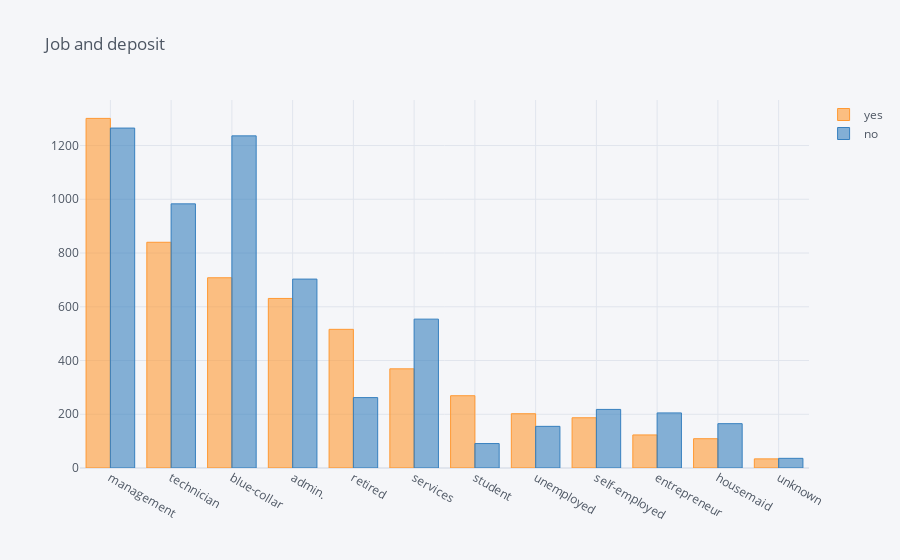

The notebook cell this image was saved under:
### Markdown cell above
Dans le diagramme, nous constatons que les comptes pour les valeurs 'yes' et 'no' de 'deposit' sont proches, ce qui nous permet d'utiliser la précision comme métrique pour un modèle qui prédit le résultat de la campagne.

Voyons comment la valeur de la colonne 'deposit' varie en fonction des valeurs des autres colonnes catégorielles :

### Code cell
#job and deposit
j_df = pd.DataFrame()

j_df['yes'] = data[data['deposit'] == 'yes']['job'].value_counts()
j_df['no'] = data[data['deposit'] == 'no']['job'].value_counts()

j_df.iplot(kind = 'bar', title = 'Job and deposit')

### Figure 1 — Plotly figure (JSON) as saved in the notebook; plotly's stock layout.template omitted (floating-point values rounded to 4 significant figures)
{"data": [{"marker": {"color": "rgba(255, 153, 51, 0.6)", "line": {"color": "rgba(255, 153, 51, 1.0)", "width": 1}}, "name": "yes", "orientation": "v", "text": "", "type": "bar", "x": ["management", "technician", "blue-collar", "admin.", "retired", "services", "student", "unemployed", "self-employed", "entrepreneur", "housemaid", "unknown"], "y": [1301, 840, 708, 631, 516, 369, 269, 202, 187, 123, 109, 34]}, {"marker": {"color": "rgba(55, 128, 191, 0.6)", "line": {"color": "rgba(55, 128, 191, 1.0)", "width": 1}}, "name": "no", "orientation": "v", "text": "", "type": "bar", "x": ["management", "technician", "blue-collar", "admin.", "retired", "services", "student", "unemployed", "self-employed", "entrepreneur", "housemaid", "unknown"], "y": [1265, 983, 1236, 703, 262, 554, 91, 155, 218, 205, 165, 36]}], "layout": {"autosize": true, "legend": {"bgcolor": "#F5F6F9", "font": {"color": "#4D5663"}}, "paper_bgcolor": "#F5F6F9", "plot_bgcolor": "#F5F6F9", "title": {"font": {"color": "#4D5663"}, "text": "Job and deposit"}, "xaxis": {"autorange": true, "gridcolor": "#E1E5ED", "range": [-0.5, 11.5], "showgrid": true, "tickfont": {"color": "#4D5663"}, "title": {"font": {"color": "#4D5663"}, "text": ""}, "type": "category", "zerolinecolor": "#E1E5ED"}, "yaxis": {"autorange": true, "gridcolor": "#E1E5ED", "range": [0, 1369.0], "showgrid": true, "tickfont": {"color": "#4D5663"}, "title": {"font": {"color": "#4D5663"}, "text": ""}, "type": "linear", "zerolinecolor": "#E1E5ED"}}}
